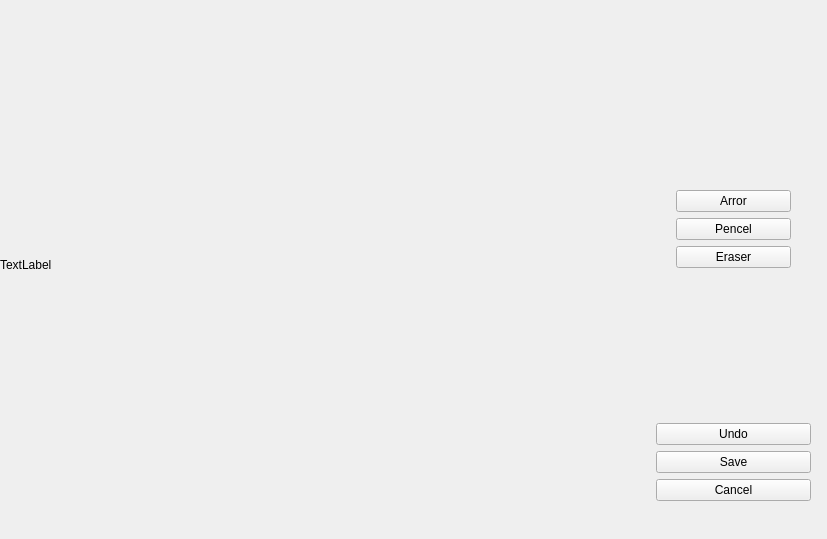
<?xml version="1.0" encoding="UTF-8"?>
<ui version="4.0">
    <class>widget</class>
    <widget class="QWidget" name="widget">
        <property name="geometry">
            <rect>
                <x>0</x>
                <y>0</y>
                <width>827</width>
                <height>539</height>
            </rect>
        </property>
        <property name="windowTitle">
            <string>屏障设置</string>
        </property>
        <property name="windowIcon">
            <iconset>
                <normaloff>icon.ico</normaloff>icon.ico
            </iconset>
        </property>
        <widget class="QWidget" name="horizontalLayoutWidget">
            <property name="geometry">
                <rect>
                    <x>0</x>
                    <y>0</y>
                    <width>821</width>
                    <height>531</height>
                </rect>
            </property>
            <layout class="QHBoxLayout" name="horizontalLayout">
                <item>
                    <widget class="QLabel" name="ImageLabel">
                        <property name="sizePolicy">
                            <sizepolicy hsizetype="Maximum" vsizetype="Maximum">
                                <horstretch>0</horstretch>
                                <verstretch>0</verstretch>
                            </sizepolicy>
                        </property>
                        <property name="minimumSize">
                            <size>
                                <width>640</width>
                                <height>480</height>
                            </size>
                        </property>
                        <property name="maximumSize">
                            <size>
                                <width>640</width>
                                <height>480</height>
                            </size>
                        </property>
                        <property name="text">
                            <string>TextLabel</string>
                        </property>
                    </widget>
                </item>
                <item>
                    <layout class="QVBoxLayout" name="verticalLayout">
                        <item>
                            <layout class="QVBoxLayout" name="verticalLayout_2">
                                <property name="leftMargin">
                                    <number>10</number>
                                </property>
                                <property name="topMargin">
                                    <number>40</number>
                                </property>
                                <property name="rightMargin">
                                    <number>10</number>
                                </property>
                                <property name="bottomMargin">
                                    <number>30</number>
                                </property>
                                <item>
                                    <layout class="QVBoxLayout" name="verticalLayout_3">
                                        <property name="leftMargin">
                                            <number>20</number>
                                        </property>
                                        <property name="rightMargin">
                                            <number>20</number>
                                        </property>
                                        <item>
                                            <spacer name="verticalSpacer">
                                                <property name="orientation">
                                                    <enum>Qt::Vertical</enum>
                                                </property>
                                                <property name="sizeHint" stdset="0">
                                                    <size>
                                                        <width>20</width>
                                                        <height>40</height>
                                                    </size>
                                                </property>
                                            </spacer>
                                        </item>
                                        <item>
                                            <widget class="QPushButton" name="ArrorTool">
                                                <property name="text">
                                                    <string>Arror</string>
                                                </property>
                                            </widget>
                                        </item>
                                        <item>
                                            <widget class="QPushButton" name="PencelTool">
                                                <property name="text">
                                                    <string>Pencel</string>
                                                </property>
                                            </widget>
                                        </item>
                                        <item>
                                            <widget class="QPushButton" name="EraserTool">
                                                <property name="text">
                                                    <string>Eraser</string>
                                                </property>
                                            </widget>
                                        </item>
                                        <item>
                                            <spacer name="verticalSpacer_2">
                                                <property name="orientation">
                                                    <enum>Qt::Vertical</enum>
                                                </property>
                                                <property name="sizeHint" stdset="0">
                                                    <size>
                                                        <width>20</width>
                                                        <height>40</height>
                                                    </size>
                                                </property>
                                            </spacer>
                                        </item>
                                    </layout>
                                </item>
                                <item>
                                    <widget class="QPushButton" name="UndoButton">
                                        <property name="text">
                                            <string>Undo</string>
                                        </property>
                                    </widget>
                                </item>
                                <item>
                                    <widget class="QPushButton" name="SaveButton">
                                        <property name="text">
                                            <string>Save</string>
                                        </property>
                                    </widget>
                                </item>
                                <item>
                                    <widget class="QPushButton" name="CancelButton">
                                        <property name="text">
                                            <string>Cancel</string>
                                        </property>
                                    </widget>
                                </item>
                            </layout>
                        </item>
                    </layout>
                </item>
            </layout>
        </widget>
    </widget>
    <tabstops>
        <tabstop>ArrorTool</tabstop>
        <tabstop>PencelTool</tabstop>
        <tabstop>EraserTool</tabstop>
        <tabstop>UndoButton</tabstop>
        <tabstop>SaveButton</tabstop>
        <tabstop>CancelButton</tabstop>
    </tabstops>
    <resources/>
    <connections>
        <connection>
            <sender>CancelButton</sender>
            <signal>clicked()</signal>
            <receiver>widget</receiver>
            <slot>close()</slot>
            <hints>
                <hint type="sourcelabel">
                    <x>736</x>
                    <y>437</y>
                </hint>
                <hint type="destinationlabel">
                    <x>414</x>
                    <y>243</y>
                </hint>
            </hints>
        </connection>
    </connections>
</ui>
